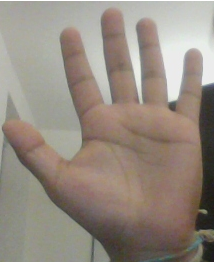
//> input picture Homeworks/Homework2/hands.png, 215 x 263 px
$ ./main   (built with g++ and OpenCV 4)
//> lines starting //> are read from the running program, lines starting //| are printed output that depends on the picture; after the words box and inside, x2 and y2 are one past the last pixel; in counts of white or black regions, pixels touching at a corner belong together
//opencv libraries
#include "opencv2/core/core.hpp"
#include "opencv2/highgui/highgui.hpp"
#include "opencv2/imgproc/imgproc.hpp"
//C++ standard libraries
#include <iostream>
#include <vector>

using namespace cv;
using namespace std;

//function declarations
void DetectShape(Mat &img_bw, Mat &img_color, vector<Mat> &vec_templ);
vector<Point> MatchingMethod(Mat &img_bw, Mat &img_color, Mat &templ, string name);
void mySkinDetect(Mat& src, Mat& dst);
int myMax(int a, int b, int c);
int myMaxD(double* array, int size);
int myMin(int a, int b, int c);
vector<Point> myContour(Mat &src, vector < vector< Point > > &contours, string name, int &largest, vector<Vec4i> &hierarchy);

char* image_window = "Source Image";
char* result_window = "Result window";

double shape_similarity[3];


int main(int argc, char** argv)
{

    // Reading the camera
	VideoCapture cap(0);

	// if not successful, exit program
	if (!cap.isOpened())
	{
		cout << "Cannot open the video cam" << endl;
		return -1;
	}

    //Images for the templates
    Mat templ, templ1, templ2;

    // [11 lines of commented-out code are left out]
    templ = imread("hands.png", CV_32FC1);
//> templ is the input picture: 263 rows x 215 cols, CV_8UC3; mean B, G, R 129, 139.4, 149.8
    templ1 = imread("peace.png", CV_32FC1);
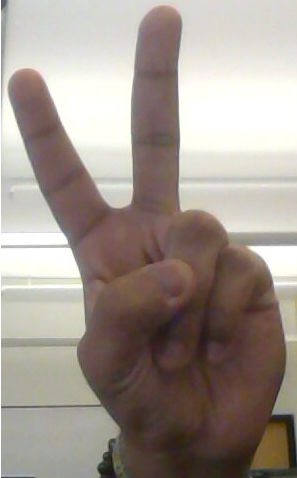
//> input picture Homeworks/Homework2/peace.png, 297 x 478 px
//> templ1 is the input picture: 478 rows x 297 cols, CV_8UC3; mean B, G, R 142.5, 150.4, 160.9
    templ2 = imread("rock.png", CV_32FC1);
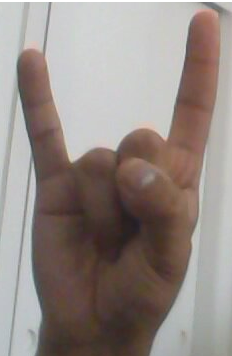
//> input picture Homeworks/Homework2/rock.png, 232 x 356 px
//> templ2 is the input picture: 356 rows x 232 cols, CV_8UC3; mean B, G, R 132.4, 137.3, 147.8


    Mat templDest, templDest1, templDest2; //Images for skinDetection of templates (SDT)
    vector<vector<Point> > cont, cont1, cont2; //Vector of contours
    vector<Point> max_cont, max_cont1, max_cont2; //Maximum contour (defines the shape of the hand)
    //Initialize the SDT's
    templDest = Mat::zeros(templ.rows, templ.cols, CV_8UC1);
    templDest1 = Mat::zeros(templ1.rows, templ1.cols, CV_8UC1);
    templDest2 = Mat::zeros(templ2.rows, templ2.cols, CV_8UC1);
    //Perform skinDetection
    mySkinDetect(templ,templDest);
//> after the loop in mySkinDetect, `for (int i=0;i<src.rows;i++)`:
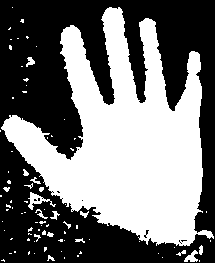
//> dst: 263 rows x 215 cols, CV_8UC1; 45.8% white; 86 white regions (68 under 20 px), largest, box (x1, y1, x2, y2) and area: (1, 7, 214, 246) 24897, (28, 192, 56, 210) 164, (184, 250, 198, 262) 91
//> after the loop in mySkinDetect, `for (int i=0;i<src.rows;i++)`: blue = 255
    mySkinDetect(templ1,templDest1);
//> the loop in mySkinDetect (call 2), `for (int i=0;i<src.rows;i++)` made 478 passes
//> (blue, green, red) on passes 1 to 3: (209, 216, 219), (209, 216, 219), (208, 214, 219)
//> after the loop in mySkinDetect (call 2), `for (int i=0;i<src.rows;i++)`:
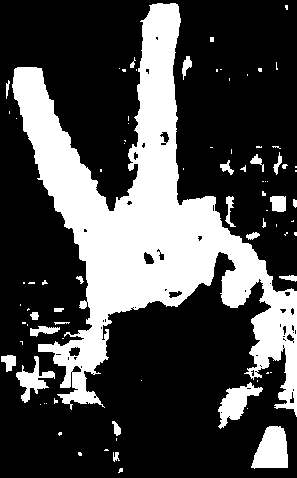
//> dst: 478 rows x 297 cols, CV_8UC1; 28.8% white; 83 white regions (56 under 20 px), largest, box (x1, y1, x2, y2) and area: (12, 3, 297, 417) 36075, (251, 426, 288, 469) 1170, (218, 382, 263, 429) 904
//> after the loop in mySkinDetect (call 2), `for (int i=0;i<src.rows;i++)`: intensity = [69, 77, 77]; blue = 69; green = 77
    mySkinDetect(templ2,templDest2);
//> after the loop in mySkinDetect (call 3), `for (int i=0;i<src.rows;i++)`: dst: 356 rows x 232 cols, CV_8UC1; 23.5% white; 26 white regions (21 under 20 px), largest, box (x1, y1, x2, y2) and area: (117, 8, 226, 312) 12500, (21, 41, 118, 171) 4159, (36, 171, 87, 313) 2548, (131, 257, 138, 265) 40, (37, 158, 42, 168) 27

    vector<Vec4i> hier, hier1, hier2; //to be used in the findContour function

    //COPIED FROM LAB 3

    //Finding contour for template 1
    findContours(templDest, cont, hier, CV_RETR_EXTERNAL, CV_CHAIN_APPROX_NONE);
    //Find the largest contour
    int idx=0;
    double max_area = 0; int max_contour_idx;
    for( ; idx < cont.size() ; idx++ )
    {
        double area = contourArea(cont[idx]);
        if (area > max_area)
        {
            max_area = area;
            max_contour_idx = idx;
        }
    }
//> this loop made 86 passes
    max_cont = cont[max_contour_idx];
    //Draw the object with the largest contour as well as its outline on a new image
    Scalar color = Scalar( 255,0, 0 );
    Mat drawing = Mat::zeros( templDest.size(), CV_8UC3 );
    drawContours(drawing, cont, max_contour_idx, color, 3, 8, hier, 0, Point());
    imshow("Contour Template 1 ",drawing); //Show the contour of SDT 1

    //Finding contour for template 2
    findContours(templDest1, cont1, hier1, CV_RETR_EXTERNAL, CV_CHAIN_APPROX_NONE);
    //Find the largest contour
    idx=0;
    max_area = 0;
    for( ; idx < cont1.size() ; idx++ )
    {
        double area = contourArea(cont1[idx]);
        if (area > max_area)
        {
            max_area = area;
            max_contour_idx = idx;
        }
    }
//> this loop made 83 passes
    max_cont1 = cont1[max_contour_idx];
    //Draw the object with the largest contour as well as its outline on a new image
    Mat drawing1 = Mat::zeros( templDest1.size(), CV_8UC3 );
    drawContours(drawing1, cont1, max_contour_idx, color, 3, 8, hier, 0, Point());
    imshow("Contour Template 2 ",drawing1); //Show the contour of SDT 2

    //Finding contour for template 3
    findContours(templDest2, cont2, hier2, CV_RETR_EXTERNAL, CV_CHAIN_APPROX_NONE);
    //Find the largest contour
    idx=0;
    max_area = 0;
    for( ; idx < cont2.size() ; idx++ )
    {
        double area = contourArea(cont2[idx]);
        if (area > max_area)
        {
            max_area = area;
            max_contour_idx = idx;
        }
    }
//> this loop made 26 passes
    max_cont2 = cont2[max_contour_idx];
    //Draw the object with the largest contour as well as its outline on a new image
    Mat drawing2 = Mat::zeros( templDest2.size(), CV_8UC3 );
    drawContours(drawing2, cont2, max_contour_idx, color, 3, 8, hier, 0, Point());
    imshow("Contour Template 3 ",drawing2); //Show the contour of SDT 3

    //With this now we have all 3 contours called max_cont, max_cont1 and max_cont2

    //Showing the Skin Detection of each template
    //imshow("Open Hand Skin Detection",templDest);
    //imshow("Peace Skin Detection",templDest1);
    //imshow("Rock Skin Detection",templDest2);

    //Create 3 vector<Point> that will store the contour for the camera using matching template w the 3 templates
    vector<Point> cam_cont, cam_cont1, cam_cont2;
	while (1)
	{
		// read a new frame from video
		Mat frame;
		bool bSuccess = cap.read(frame);
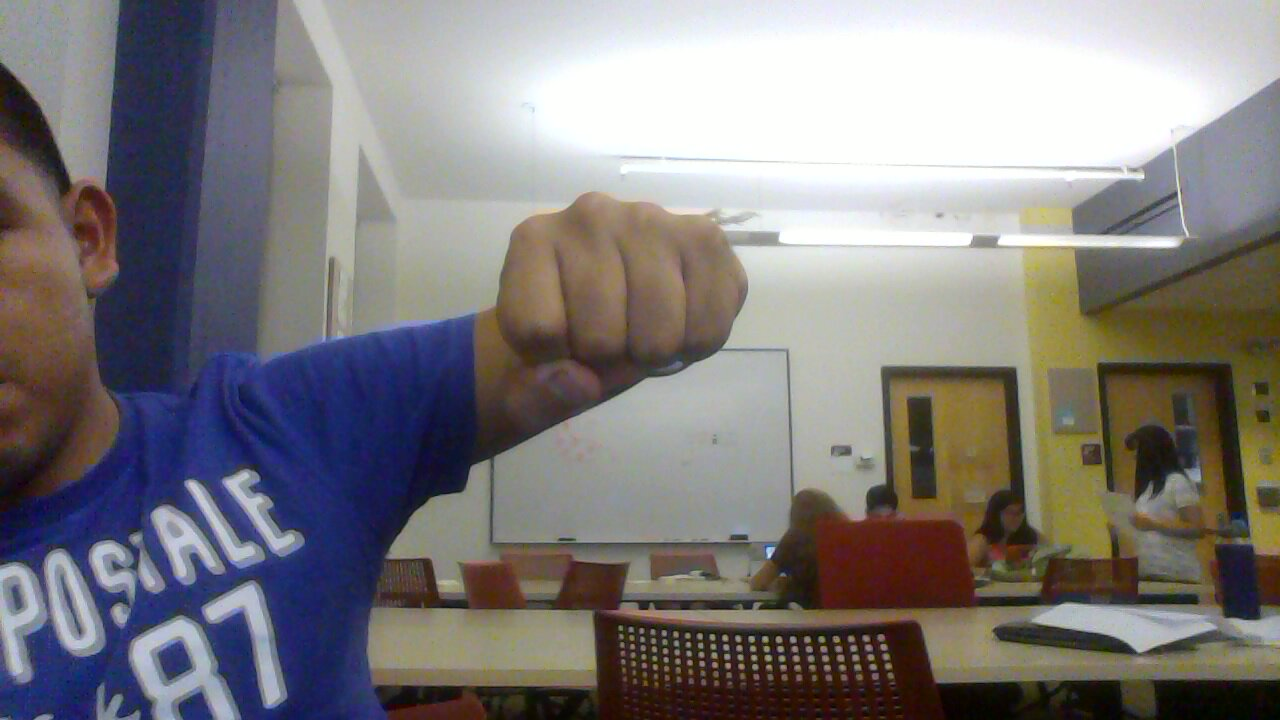
//> input picture Homeworks/Homework2/2015-09-16-221553.jpg, 1280 x 720 px, given in place of the camera
//> frame is the input picture: 720 rows x 1280 cols, CV_8UC3; mean B, G, R 124.5, 124, 127.6

		//if not successful, break loop
		if (!bSuccess)
		{
			cout << "Cannot read a frame from video stream" << endl;
			break;
		}

        // destination frame
        Mat frameDest;
        frameDest = Mat::zeros(frame.rows, frame.cols, CV_8UC1); //Returns a zero array of same size as src mat, and of type CV_8UC1

        //Skin Detection of the streaming
        mySkinDetect(frame, frameDest);
//> after the loop in mySkinDetect (call 4), `for (int i=0;i<src.rows;i++)`: dst: 720 rows x 1280 cols, CV_8UC1; 16.4% white; 585 white regions (395 under 20 px), largest, box (x1, y1, x2, y2) and area: (476, 191, 748, 374) 31760, (980, 240, 1227, 560) 29315, (0, 143, 119, 377) 17383
        imshow("MyVideo", frameDest);

        //Perform matching method through all the shapes
        cam_cont = MatchingMethod(frameDest,frame,templDest,"Open Hand");
        cam_cont1 = MatchingMethod(frameDest,frame,templDest1,"Peace");
        cam_cont2 = MatchingMethod(frameDest,frame,templDest2,"Rock");

        //Now calculate shape similarity between each correspondent template contour and camera contour
        shape_similarity[0] = matchShapes(cam_cont, max_cont, 1, 1);
        shape_similarity[1] = matchShapes(cam_cont1, max_cont1, 1, 1);
        shape_similarity[2] = matchShapes(cam_cont2, max_cont2, 1, 1);

        //Find the maximum value of shape similarity array
        int max_index;
        max_index = myMaxD(shape_similarity,3);

        //Output of the program. Here you can visualize the values of the matchShapes and output what shape is recognizing
        cout << "Coefficients: " << shape_similarity[0] << " , " << shape_similarity[1] << " , " << shape_similarity[2] << endl;
        if (max_index == 0) cout << "OPEN HAND" << endl;
        if (max_index == 1) cout << "PEACE" << endl;
        if (max_index == 2) cout << "ROCK" << endl;

		//wait for 'esc' key press for 30ms. If 'esc' key is pressed, break loop
		if (waitKey(30) == 27)
		{
			cout << "esc key is pressed by user" << endl;
			break;
		}
	}
	cap.release();
	return 0;
}


vector<Point> MatchingMethod(Mat &img_bw, Mat &img_color, Mat &templ, string name)
{
//> called with name = "Open Hand"
	/// Source image to display
	Mat result;
	Mat img_display;
    img_color.copyTo(img_display);
    int match_method = CV_TM_CCORR_NORMED;
	/// Create the result matrix
    int result_cols = img_bw.cols - templ.cols + 1;
    int result_rows = img_bw.rows - templ.rows + 1;

	result.create(result_cols, result_rows, CV_32FC1);

	/// Do the Matching and Normalize
    matchTemplate(img_bw, templ, result, match_method);
	normalize(result, result, 0, 1, NORM_MINMAX, -1, Mat());

	/// Localizing the best match with minMaxLoc
	double minVal; double maxVal; Point minLoc; Point maxLoc;
	Point matchLoc;

	minMaxLoc(result, &minVal, &maxVal, &minLoc, &maxLoc, Mat());

	/// For SQDIFF and SQDIFF_NORMED, the best matches are lower values. For all the other methods, the higher the better
	if (match_method == CV_TM_SQDIFF || match_method == CV_TM_SQDIFF_NORMED)
	{
		matchLoc = minLoc;
	}
	else
	{
		matchLoc = maxLoc;
	}

	/// Show me what you got
	rectangle(img_display, matchLoc, Point(matchLoc.x + templ.cols, matchLoc.y + templ.rows), Scalar::all(0), 2, 8, 0);
//> img_display: 720 rows x 1280 cols, CV_8UC3; 0.31% of pixels changed, all inside (x1, y1, x2, y2) = (499, 112, 717, 378)
	rectangle(result, matchLoc, Point(matchLoc.x + templ.cols, matchLoc.y + templ.rows), Scalar::all(0), 2, 8, 0);
//> result: 458 rows x 1066 cols, CV_32FC1; min 0, max 1, mean 0.358

    Rect r(matchLoc,Point(matchLoc.x + templ.cols, matchLoc.y + templ.rows));
    Mat ROI = img_bw(r);
//> ROI: 263 rows x 215 cols, CV_8UC1; 49.9% white; 7 white regions (3 under 20 px), largest, box (x1, y1, x2, y2) and area: (0, 78, 215, 239) 27667, (54, 249, 94, 263) 286, (0, 215, 10, 255) 185, (34, 255, 53, 263) 87

    vector<vector<Point> > contours;
    vector<Vec4i> hierarchy;

    findContours(ROI, contours, hierarchy, CV_RETR_EXTERNAL, CV_CHAIN_APPROX_NONE);
    //		4. Find the largest contour
    int idx=0;
    double max_area = 0; int max_contour_idx;
    for( ; idx < contours.size() ; idx++ )
    {
        double area = contourArea(contours[idx]);
        if (area > max_area)
        {
            max_area = area;
            max_contour_idx = idx;
        }
    }
//> this loop made 7 passes
    //handContour.push_back(contours[max_contour_idx]);
    //		5. Draw the object with the largest contour as well as its outline on a new image
    Scalar color = Scalar( 255,0, 0 );
    Mat drawing = Mat::zeros( ROI.size(), CV_8UC3 );
    drawContours(drawing, contours, max_contour_idx, color, 3, 8, hierarchy, 0, Point());
//> in MatchingMethod (call 2), `rectangle(img_display, matchLoc, Point(matchLoc.x + templ.cols, matchL..`: img_display: 720 rows x 1280 cols, CV_8UC3; 0.5% of pixels changed, all inside (x1, y1, x2, y2) = (483, 33, 783, 514)
//> in MatchingMethod (call 2), `rectangle(result, matchLoc, Point(matchLoc.x + templ.cols, matchLoc.y ..`: result: 243 rows x 984 cols, CV_32FC1; min 0, max 0.999, mean 0.435
//> in MatchingMethod (call 2), `Mat ROI = img_bw(r);`: ROI: 478 rows x 297 cols, CV_8UC1; 22.8% white; 26 white regions (17 under 20 px), largest, box (x1, y1, x2, y2) and area: (0, 157, 264, 340) 31288, (70, 328, 115, 358) 589, (48, 334, 69, 349) 141
//> the loop in MatchingMethod (call 2), `for( ; idx < contours.size() ; idx++ )` made 26 passes
//> call 3 of MatchingMethod, with name = "Rock"
//> in MatchingMethod (call 3), `rectangle(img_display, matchLoc, Point(matchLoc.x + templ.cols, matchL..`: img_display: 720 rows x 1280 cols, CV_8UC3; 0.38% of pixels changed, all inside (x1, y1, x2, y2) = (496, 137, 731, 496)
//> in MatchingMethod (call 3), `rectangle(result, matchLoc, Point(matchLoc.x + templ.cols, matchLoc.y ..`:
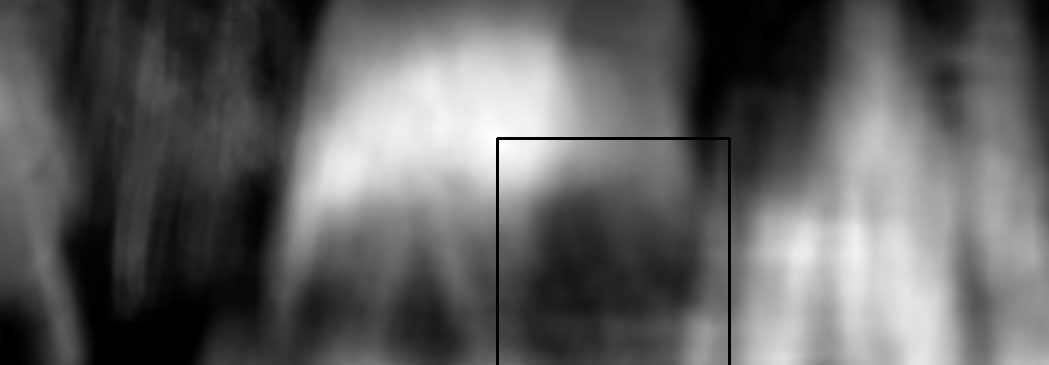
//> result: 365 rows x 1049 cols, CV_32FC1; min 0, max 0.999, mean 0.38
//> in MatchingMethod (call 3), `Mat ROI = img_bw(r);`: ROI: 356 rows x 232 cols, CV_8UC1; 37.1% white; 19 white regions (10 under 20 px), largest, box (x1, y1, x2, y2) and area: (0, 53, 232, 230) 29561, (57, 224, 102, 254) 589, (35, 230, 56, 245) 141
//> the loop in MatchingMethod (call 3), `for( ; idx < contours.size() ; idx++ )` made 19 passes
//> in MatchingMethod (call 3), `drawContours(drawing, contours, max_contour_idx, color, 3, 8, hierarch..`:
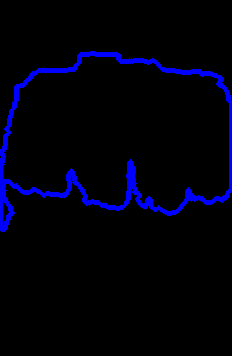
//> drawing: 356 rows x 232 cols, CV_8UC3; mean B, G, R 12.9, 0, 0
    imshow(name,drawing);

    //imshow(image_window, img_display);
    //imshow(result_window, result);
    //imshow("ROI", ROI);

    return contours[max_contour_idx];
}

int myMax(int a, int b, int c) {
    int m = a;
    (void)((m < b) && (m = b));
    (void)((m < c) && (m = c));
     return m;
}

///Calculates the maximum index of the array
int myMaxD(double* array, int size)
{
//> called with size = 3
    double max = array[0];
    int max_pos = 0;
    int i;
    for (i=0; i<size; i++)
    {
        if (max<array[i])
        {
            max = array[i];
            max_pos = i;
        }
    }
//| Coefficients: 0.270838 , 1.22887 , 2.43892
//> the Esc key is pressed
    return max_pos;
}

int myMin(int a, int b, int c) {
    int m = a;
    (void)((m > b) && (m = b));
    (void)((m > c) && (m = c));
     return m;
}

//Function that detects whether a pixel belongs to the skin based on RGB values
void mySkinDetect(Mat& src, Mat& dst) {
    //Surveys of skin color modeling and detection techniques:
    //Vezhnevets, Vladimir, Vassili Sazonov, and Alla Andreeva. "A survey on pixel-based skin color detection techniques." Proc. Graphicon. Vol. 3. 2003.
    //Kakumanu, Praveen, Sokratis Makrogiannis, and Nikolaos Bourbakis. "A survey of skin-color modeling and detection methods." Pattern recognition 40.3 (2007): 1106-1122.

    //TODO:
    //Use the following test for skin color detection
    //Red > 95 and Blue > 20 and Green > 40, and
    //max(Red, Green, Blue) - min(Red, Green, Blue) > 15, and
    //abs(Red - Green) > 15, and
    //Red > Green, and
    //Red > Blue
    //cv::Mat* BGRchannels;
    Vec3b intensity;
    uchar blue, green, red;
    //cv::split(src,BGRchannels);
    //cout << BGRchannels[0].at<uchar>(3,2) << endl;
    for (int i=0;i<src.rows;i++)
    {
        for (int j=0;j<src.cols;j++)
        {
            intensity = src.at<Vec3b>(i,j);
            blue = intensity.val[0];
            green = intensity.val[1];
            red = intensity.val[2];
            if (blue>20 && green>40 && red>95 && (myMax((int)blue,(int)green,(int)red)-myMin((int)blue,(int)green,(int)red)>15) && abs(red-green) && red>green && red>blue)
            {
                dst.at<uchar>(i,j) = 255;
            }
            else dst.at<uchar>(i,j) = 0;
        }
    }

}

///Returns the maximum contour
vector<Point> myContour(Mat &src, vector < vector< Point > > &contours, string name, int &largest, vector<Vec4i> &hierarchy)
{
    double area;
    double largest_area = 0;
    largest = 0;
    findContours(src, contours, hierarchy, CV_RETR_TREE, CV_CHAIN_APPROX_SIMPLE, Point(0, 0));

    Mat drawing = Mat::zeros(src.size(), CV_8UC3);
    for (int i = 0; i < contours.size(); i++){
        area = contourArea(contours[i], false);
        if (area > largest_area){
            largest = i;
            largest_area = area;
        }
    }

    //drawContours(src, contours, largest_contour_index, Scalar(255, 255, 255), 2, 8, hierarchy, 0, Point());
    //imshow(name, src);

    return contours[largest];
}
